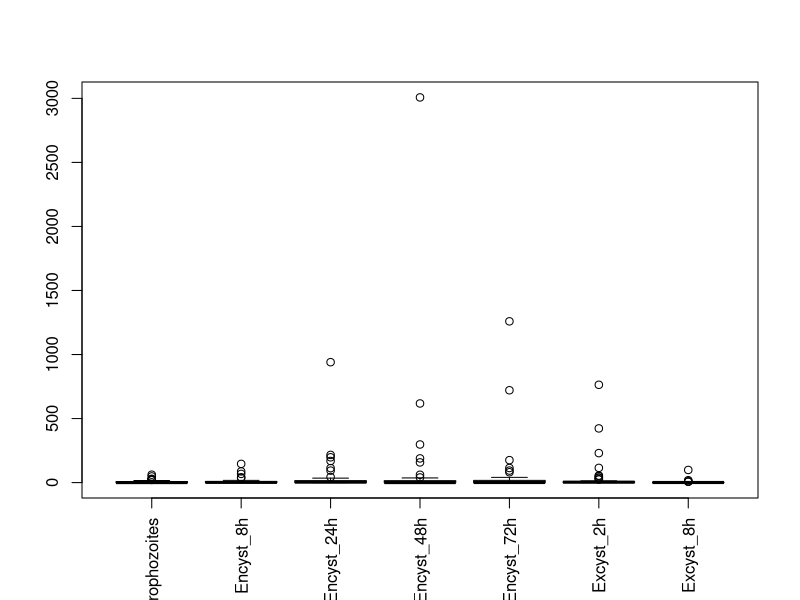
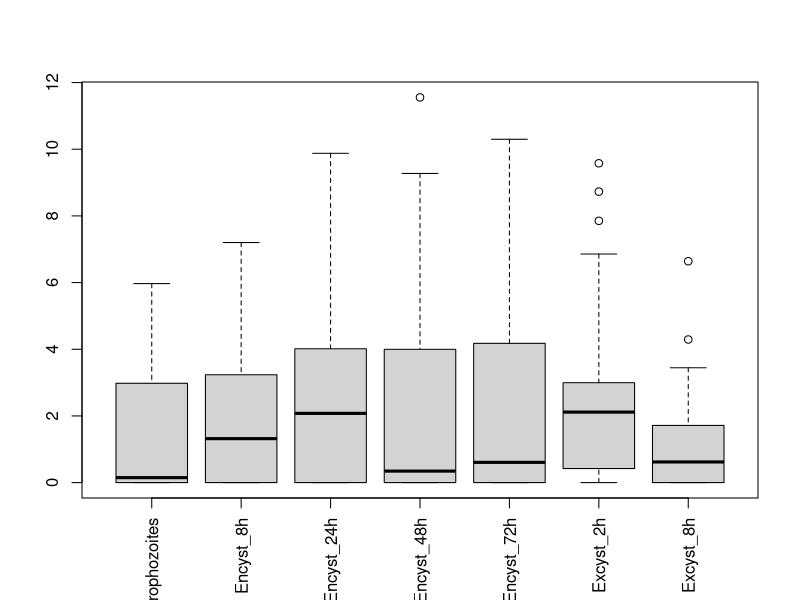
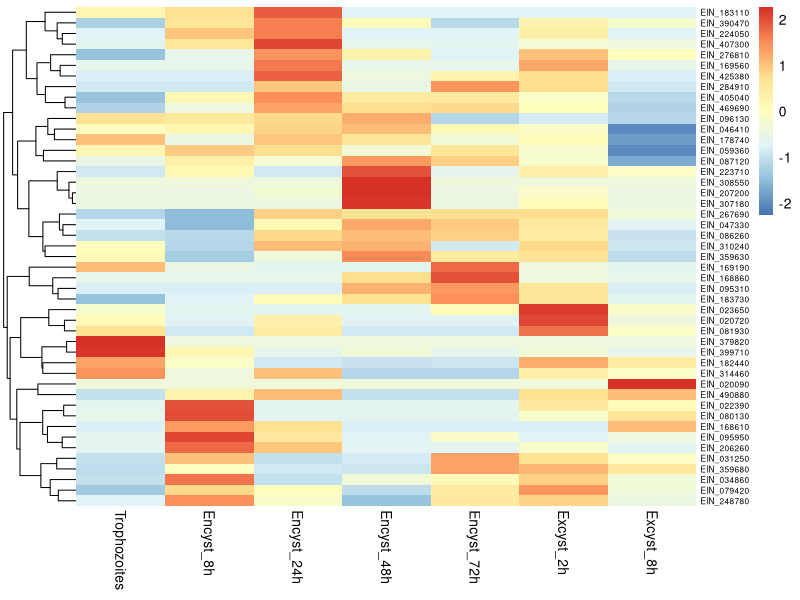
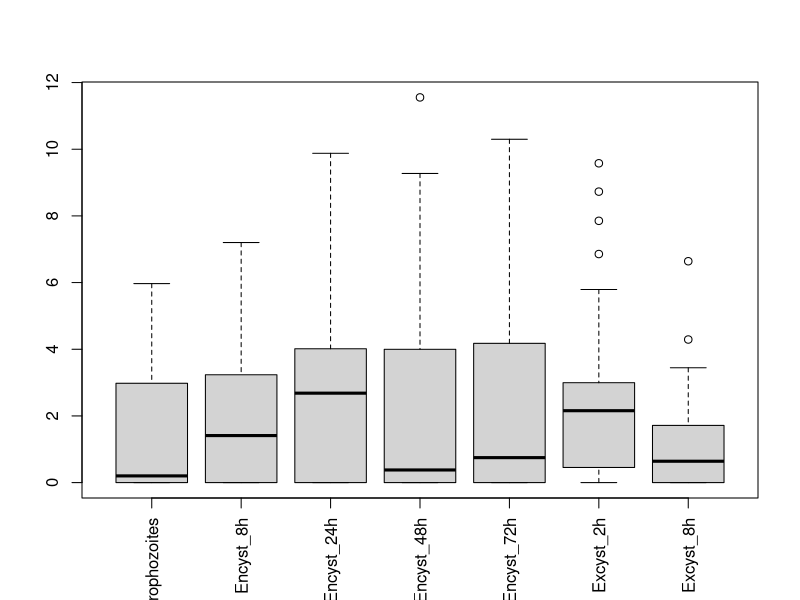
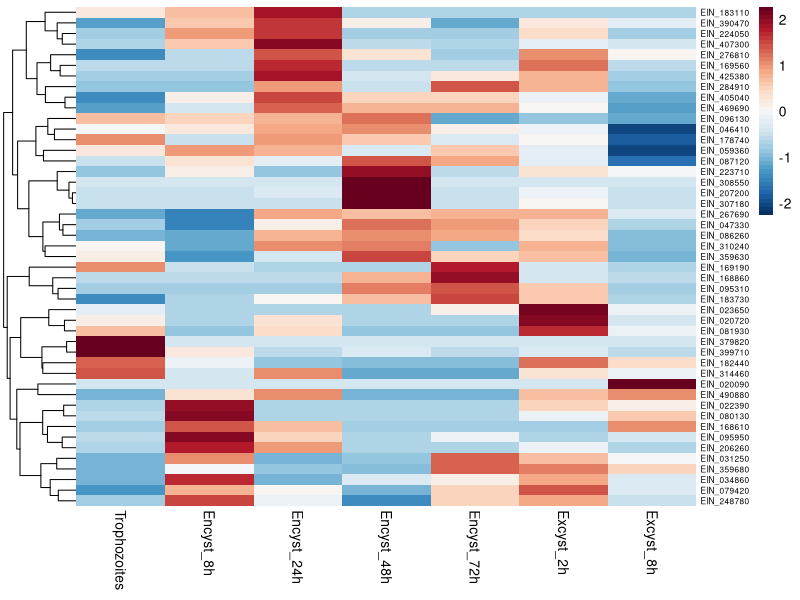
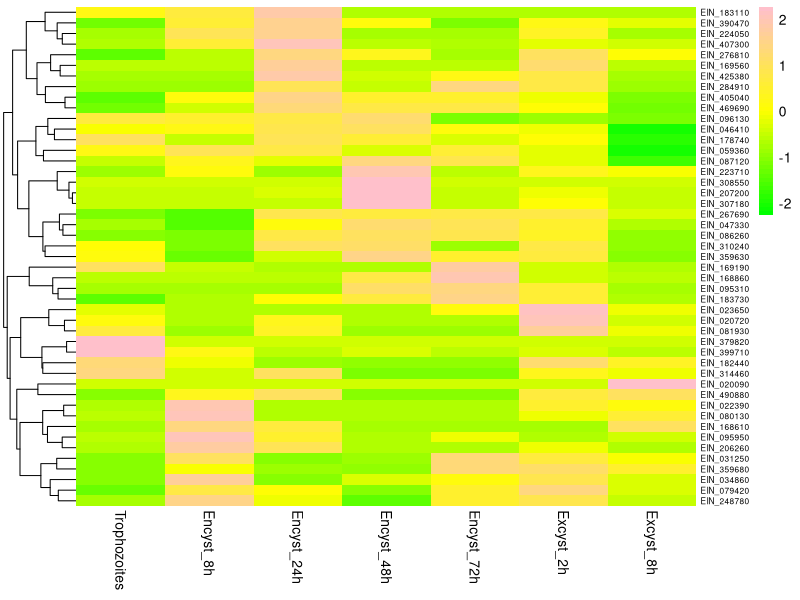
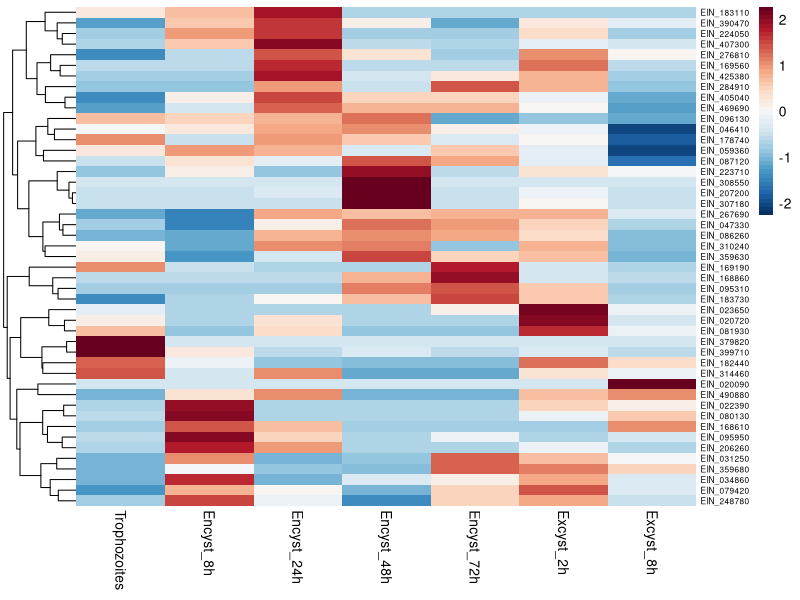
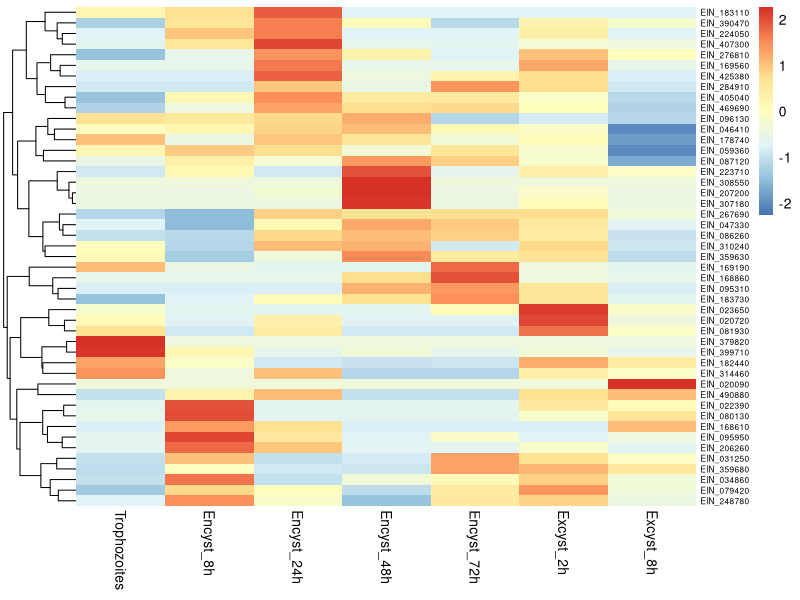

Recreate these plots in R, in order.
#<< == >> << == >> << == >> << == >> << == >> << == >> << == >> << == >> << == >> << == >> 
setwd("~/Desktop/MiGithub/MapaCalorReloaded/DraElisaNewData")
#<< == >> << == >> << == >> << == >> << == >> << == >> << == >> << == >> << == >> << == >> 
library(RColorBrewer)
library(readr)
library(pheatmap)
library(dplyr)
#<< == >> << == >> << == >> << == >> << == >> << == >> << == >> << == >> << == >> << == >> 
NewGenes <- read.csv("ExpresionEiMybs.csv")
colnames(NewGenes) <- c("GeneID","InputOrder","Trophozoites","Encyst_8h",
                        "Encyst_24h","Encyst_48h","Encyst_72h","Excyst_2h","Excyst_8h")
View(NewGenes)
#<< == >> << == >> << == >> << == >> << == >> << == >> << == >> << == >> << == >> << == >> 
rownames(NewGenes) <- NewGenes$GeneID
#<< == >> << == >> << == >> << == >> << == >> << == >> << == >> << == >> << == >> << == >> 
NewGenes_Clean <- NewGenes[,3:9]; View(NewGenes_Clean)
NewGenes_Clean <- as.data.frame(NewGenes_Clean)
rownames(NewGenes_Clean) <- NewGenes$GeneID; View(NewGenes_Clean)
#<< == >> << == >> << == >> << == >> << == >> << == >> << == >> << == >> << == >> << == >> 
# Generacion de las bdd modificadas
NewGenes_log2   <-  log2(NewGenes_Clean + 1)
NewGenesOrdered <- NewGenes_Clean[order(-NewGenes_Clean$Trophozoites),]
top_genes_NewGenes_Trop <- NewGenesOrdered %>% filter(Trophozoites>0) %>% select(Trophozoites)
k  <- dim(NewGenes_Clean); proporcion <- 1; 
NS <- round(k[1]*proporcion);
random_genes_NewGenes  <- sample(rownames(NewGenes_Clean),NS );
sampledNewGenes_Log2   <- NewGenes_log2[random_genes_NewGenes, ];
NewGenes_log2_filtrado <- NewGenes_log2[rowSums(NewGenes_log2) != 0, ];View(NewGenes_log2_filtrado)
#<< == >> << == >> << == >> << == >> << == >> << == >> << == >> << == >> << == >> << == >> 
boxplot(NewGenes_Clean, las = 3)
boxplot(NewGenes_log2, las = 3)
pdf("MapasCalor/BoxPlot")
boxplot(NewGenes_log2_filtrado, las = 3)
#<< == >> << == >> << == >> << == >> << == >> << == >> << == >> << == >> << == >> << == >> 
# Personalización de la paleta de colores
my_colors = brewer.pal(n = 11, name = "RdBu")
my_colors = colorRampPalette(my_colors)(50)
my_colors = rev(my_colors)
my_colors2 = c("green", "yellow", "pink")
my_colors2 = colorRampPalette(my_colors2)(50)
my_colors3 = brewer.pal(n = 11, name = "RdBu")
my_colors3 = colorRampPalette(my_colors3)(50)
my_colors3 = rev(my_colors3)
my_colors4 = colorRampPalette(rev(brewer.pal(n = 7, name = "RdYlBu")))(100)
#<< == >> << == >> << == >> << == >> << == >> << == >> << == >> << == >> << == >> << == >> 
LetraSize <- 6
pdf("MapasCalor/HeathmapCFNormRenglonSinBordes.pdf") # sin dendogramas columnas
pheatmap(NewGenes_log2_filtrado, cluster_cols = FALSE,
         scale = "row",fontsize_row = LetraSize, border_color = NA)
dev.off()
#
pdf("MapasCalor/HeathmapCFNormRenglonSinBordesMycolors.pdf") # sin dendogramas columnas
pheatmap(NewGenes_log2_filtrado, cluster_cols = FALSE,color = my_colors,
         scale = "row",fontsize_row = LetraSize, border_color = NA)
dev.off()
#
pdf("MapasCalor/HeathmapCFNormRenglonSinBordesMycolors2.pdf") # sin dendogramas columnas
pheatmap(NewGenes_log2_filtrado, cluster_cols = FALSE,color = my_colors2,
         scale = "row",fontsize_row = LetraSize, border_color = NA)
dev.off()
#
pdf("MapasCalor/HeathmapCFNormRenglonSinBordesMycolors3.pdf") # sin dendogramas columnas
pheatmap(NewGenes_log2_filtrado, cluster_cols = FALSE,color = my_colors3,
         scale = "row",fontsize_row = LetraSize, border_color = NA)
dev.off()
#
pdf("MapasCalor/HeathmapCFNormRenglonSinBordesMycolors4.pdf") # sin dendogramas columnas
pheatmap(NewGenes_log2_filtrado, cluster_cols = FALSE,color = my_colors4,
         scale = "row",fontsize_row = LetraSize, border_color = NA)
dev.off()
#<< == >> << == >> << == >> << == >> << == >> << == >> << == >> << == >> << == >> << == >> 